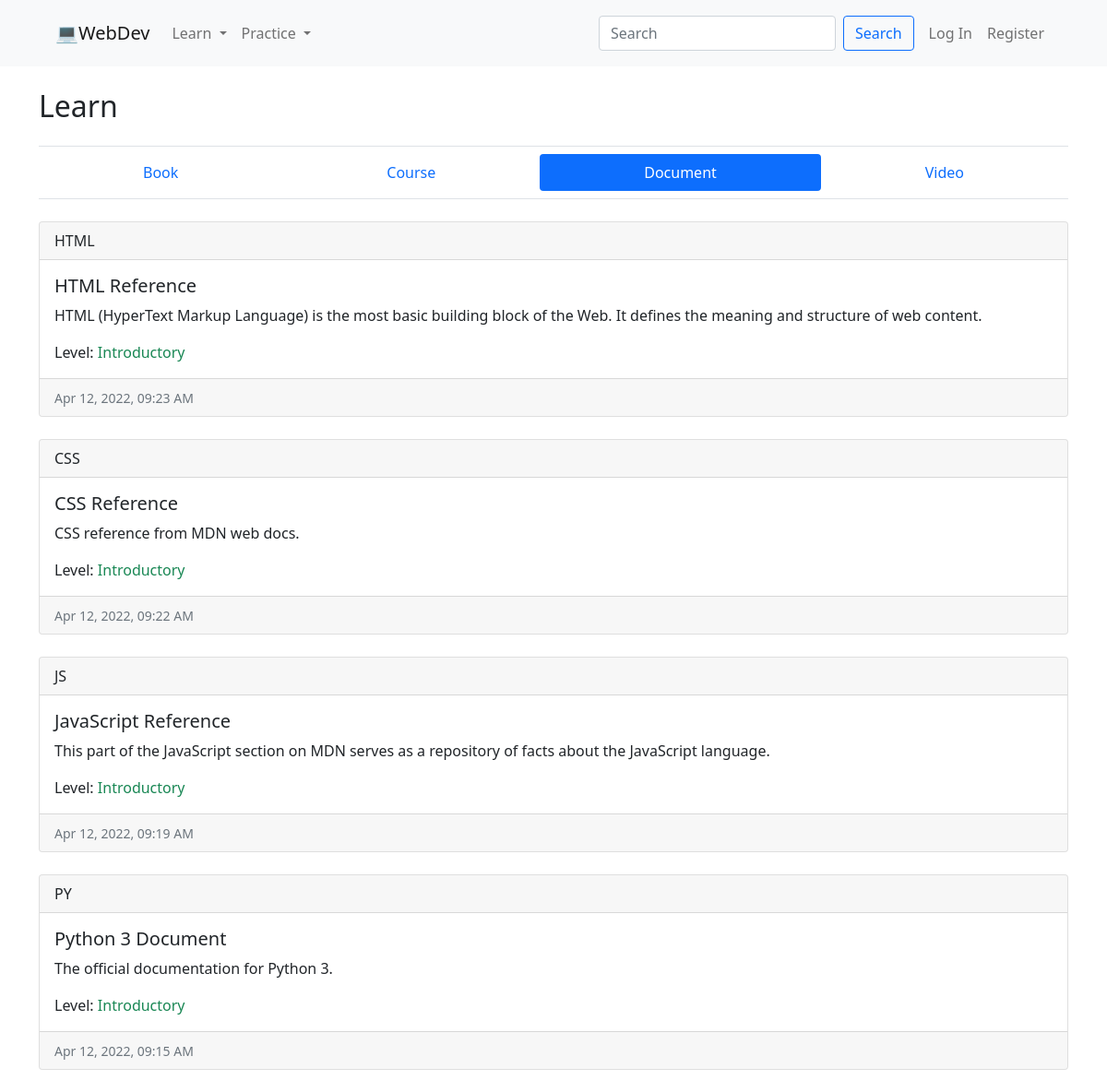
The app's page /document with its own data.
### webdev/models.py (models this page shows, shortened)
class Resource(models.Model):
    CATEGORY_CHOICES = [
        ("BOOK", "Book"),
        ("CODE", "Code"),
        ("CRS", "Course"),
        ("DOC", "Document"),
        ("QUIZ", "Quiz"),
        ("VID", "Video")
    ]
    LEVEL_CHOICES = [
        ("INTR", "Introductory"),
        ("MEDI", "Intermediate"),
        ("ADVC", "Advanced")
    ]
    title = models.CharField(max_length=150)
    description = models.TextField()
    url = models.URLField(max_length=255)
    embeddable = models.BooleanField()
    category = models.CharField(max_length=4, choices=CATEGORY_CHOICES)
    timestamp = models.DateTimeField(auto_now_add=True)
    user = models.ForeignKey("User", on_delete=models.SET_NULL, related_name="added_by", null=True)
    like = models.ManyToManyField("User", related_name="liker", blank=True)
    favorite = models.ManyToManyField("User", related_name="favoriter", blank=True)
    language = models.ManyToManyField("Language", related_name="lang")
    level = models.CharField(max_length=4, choices=LEVEL_CHOICES)
    def serialize(self):
        return {
            "id": self.id,
            "title": self.title,
            "description": self.description,
            "timestamp": self.timestamp.strftime("%b %d, %Y, %I:%M %p"),
            "language": ", ".join([lang.language for lang in self.language.all()]),
            "level": self.level
        }

class Language(models.Model):
    LANGUAGE_CHOICES = [
        ("CSS", "CSS"),
        ("HTML", "HTML"),
        ("JS", "JavaScript"),
        ("PY", "Python")
    ]
    language = models.CharField(max_length=4, unique=True, choices=LANGUAGE_CHOICES)
    def __str__(self):
        return self.language

### webdev/views.py (the view)
# urls.py: path("<str:content_type>", views.content, name="content"),
def content(request, content_type):
    if content_type not in CATEGORY.keys():
        return render(request, "webdev/content.html", {
            "message": "Invalid content type."
        }, status=404)
    if not request.user.is_authenticated and content_type in ["favorite", "published"]:
        return render(request, "webdev/content.html", {
            "message": "Login required."
        }, status=401)
    if content_type == "favorite":
        resources = Resource.objects.filter(favorite__pk=request.user.pk)
    elif content_type == "published":
        resources = Resource.objects.filter(user=request.user)
    else:
        resources = Resource.objects.filter(category=CATEGORY[content_type]["cap"])
    resources = resources.order_by("-timestamp")
    return render(request, "webdev/content.html", {
        "level": LEVEL,
        "resources": resources,
        "category": CATEGORY[content_type]
    })

### webdev/views.py (called while the page is built)
@register.filter
def get_item(dictionary, key):
    return dictionary.get(key)

### webdev/templates/webdev/content.html (shortened to what this page needs)
{% extends  "webdev/layout.html" %}
{% block body %}
    {% if message %}
        <h2>{{ message }}</h2>
    {% else %}
        {% if category.view == "learn" %}
            <div id="learn-view">
                <h2 class="mb-4">Learn</h2>
                <nav class="nav nav-pills flex-column flex-sm-row mb-4 py-2 border-top border-bottom">
                    <a id="tab-book" class="flex-sm-fill text-sm-center nav-link nav-tab {% if category.cap == 'BOOK' %}active{% endif %}" data-content="book">Book</a>
                    <a id="tab-course" class="flex-sm-fill text-sm-center nav-link nav-tab {% if category.cap == 'CRS' %}active{% endif %}" data-content="crs">Course</a>
                    <a id="tab-document" class="flex-sm-fill text-sm-center nav-link nav-tab {% if category.cap == 'DOC' %}active{% endif %}" data-content="doc">Document</a>
                    <a id="tab-video" class="flex-sm-fill text-sm-center nav-link nav-tab {% if category.cap == 'VID' %}active{% endif %}" data-content="vid">Video</a>
                </nav>
            </div>
        {% endif %}
        <div id="content">
            {% for resource in resources %}
                <div class="card mb-4">
                    <a class="text-body text-decoration-none" href="{% url 'resource' resource.pk %}">
                        <div class="card-header">{{ resource.language.all|join:", " }}</div>
                        <div class="card-body">
                            <h5 class="card-title">{{ resource.title }}</h5>
                            <p class="card-text">{{ resource.description }}</p>
                            {% with lv=level|get_item:resource.level %}
                                <p class="card-text">Level: <span class="{{ lv.color }}">{{ lv.full }}</span></p>
                            {% endwith %}
                        </div>
                        <div class="card-footer"><small class="text-muted">{{ resource.serialize.timestamp }}</small></div>
                    </a>
                </div>
            {% endfor %}
        </div>
    {% endif %}
{% endblock %}

### records on screen
Resource: language.all "HTML", title "HTML Reference", description "HTML (HyperText Markup Language) is the most basic building block of the Web. It defines the meaning and structure of web content.", full "Introductory", serialize.timestamp "Apr 12, 2022, 09:23 AM"
Resource: language.all "CSS", title "CSS Reference", description "CSS reference from MDN web docs.", full "Introductory", serialize.timestamp "Apr 12, 2022, 09:22 AM"
Resource: language.all "JS", title "JavaScript Reference", description "This part of the JavaScript section on MDN serves as a repository of facts about the JavaScript language.", full "Introductory", serialize.timestamp "Apr 12, 2022, 09:19 AM"
Resource: language.all "PY", title "Python 3 Document", description "The official documentation for Python 3.", full "Introductory", serialize.timestamp "Apr 12, 2022, 09:15 AM"
